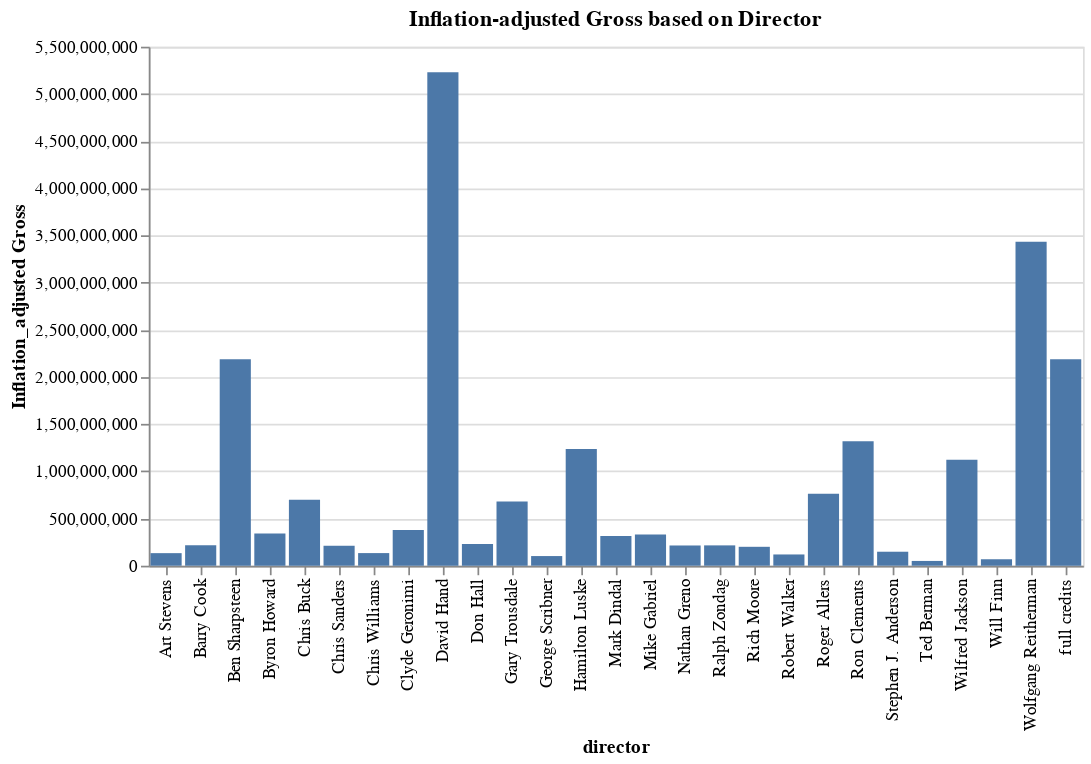

Notebook code cell kept with this figure:
### Markdown cell above
As the one that started it all, **Snow White and the Seven Dwarfs** is still the unquestionable queen of all animations and Disney movies with the inflation-adjusted gross of **5,228,953,251**! 

Let's put together the bar chart with inflation-adjusted gross and see if **Wolfgang Reitherman** is still the rightful king!

### Code cell
director_inflation_gross = box_office_barChart(director_box_office, 'director', 'inflation_adjusted_gross', 
                                               'director', 'Inflation_adjusted Gross', 'Inflation-adjusted Gross based on Director')

director_inflation_gross

### Figure 1 — Vega-Lite specification as saved in the notebook (floating-point values rounded to 4 significant figures)
{"config": {"view": {"continuousWidth": 400, "continuousHeight": 300}}, "data": {"name": "data-2e65884d03ddbdbc5d9dd03a474b54e3"}, "mark": "bar", "encoding": {"x": {"type": "nominal", "field": "director", "title": "director"}, "y": {"type": "quantitative", "field": "inflation_adjusted_gross", "title": "Inflation_adjusted Gross"}}, "title": "Inflation-adjusted Gross based on Director", "$schema": "https://vega.github.io/schema/vega-lite/v4.8.1.json", "datasets": {"data-2e65884d03ddbdbc5d9dd03a474b54e3": [{"director": "Art Stevens", "total_gross": 43899231, "inflation_adjusted_gross": 133118889}, {"director": "Barry Cook", "total_gross": 120620254, "inflation_adjusted_gross": 216807832}, {"director": "Ben Sharpsteen", "total_gross": 84300000, "inflation_adjusted_gross": 2188229052}, {"director": "Byron Howard", "total_gross": 341268248, "inflation_adjusted_gross": 341268248}, {"director": "Chris Buck", "total_gross": 571829828, "inflation_adjusted_gross": 698897428}, {"director": "Chris Sanders", "total_gross": 145771527, "inflation_adjusted_gross": 211506702}, {"director": "Chris Williams", "total_gross": 114053759, "inflation_adjusted_gross": 133702498}, {"director": "Clyde Geronimi", "total_gross": 343655718, "inflation_adjusted_gross": 378569331}, {"director": "David Hand", "total_gross": 184925485, "inflation_adjusted_gross": 5228953251}, {"director": "Don Hall", "total_gross": 222527828, "inflation_adjusted_gross": 229249222}, {"director": "Gary Trousdale", "total_gross": 403143238, "inflation_adjusted_gross": 679194588}, {"director": "George Scribner", "total_gross": 49576671, "inflation_adjusted_gross": 102254492}, {"director": "Hamilton Luske", "total_gross": 93600000, "inflation_adjusted_gross": 1236035515}, {"director": "Mark Dindal", "total_gross": 224683238, "inflation_adjusted_gross": 314743913}, {"director": "Mike Gabriel", "total_gross": 169511234, "inflation_adjusted_gross": 330167685}, {"director": "Nathan Greno", "total_gross": 200821936, "inflation_adjusted_gross": 214388548}, {"director": "Ralph Zondag", "total_gross": 137748063, "inflation_adjusted_gross": 215438985}, {"director": "Rich Moore", "total_gross": 189412677, "inflation_adjusted_gross": 200354959}, {"director": "Robert Walker", "total_gross": 85336277, "inflation_adjusted_gross": 119218333}, {"director": "Roger Allers", "total_gross": 422780140, "inflation_adjusted_gross": 761640898}, {"director": "Ron Clements", "total_gross": 840214815, "inflation_adjusted_gross": 1318949600}, {"director": "Stephen J. Anderson", "total_gross": 124515017, "inflation_adjusted_gross": 148236458}, {"director": "Ted Berman", "total_gross": 21288692, "inflation_adjusted_gross": 50553142}, {"director": "Wilfred Jackson", "total_gross": 286151353, "inflation_adjusted_gross": 1121760083}, {"director": "Will Finn", "total_gross": 50026353, "inflation_adjusted_gross": 67910166}, {"director": "Wolfgang Reitherman", "total_gross": 966009582, "inflation_adjusted_gross": 3432919920}, {"director": "full credits", "total_gross": 83320000, "inflation_adjusted_gross": 2187090808}]}}
